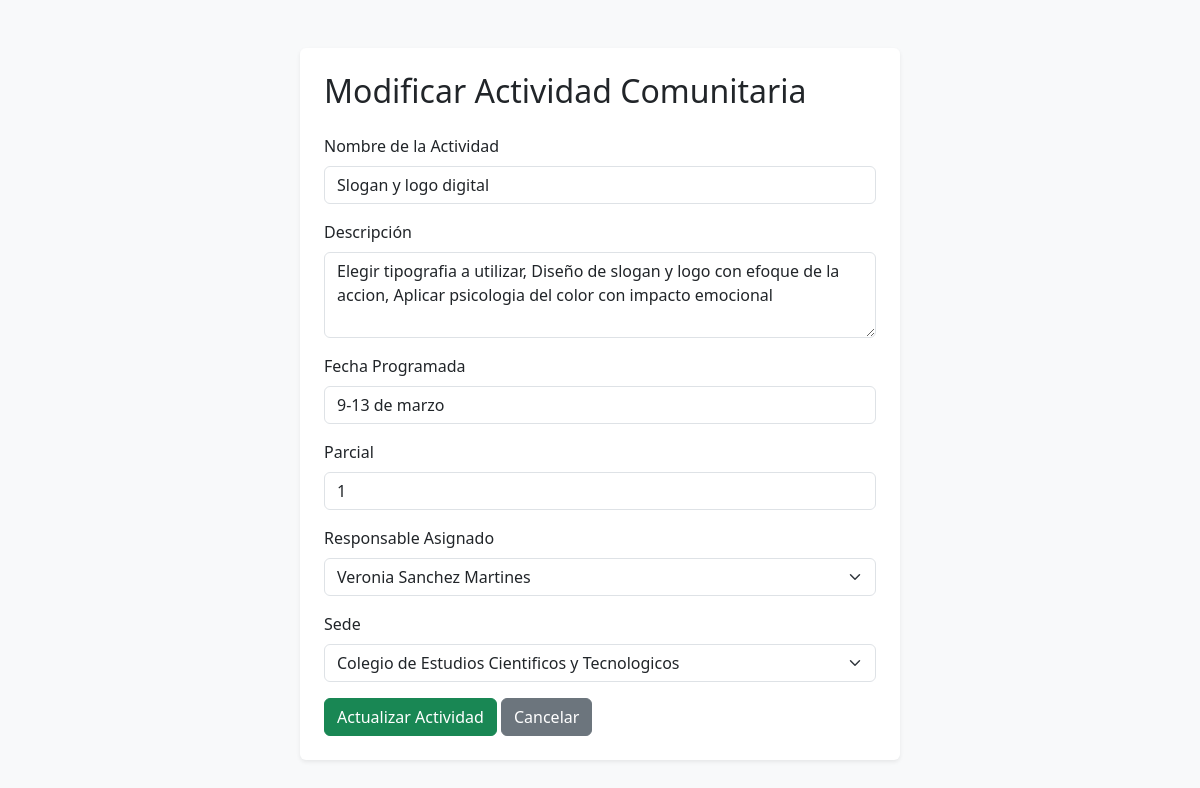
The page /actividades/editar/10 (signed in) on the database its author committed.
### tables this page shows
CREATE TABLE actividad (
        id_actividad INTEGER PRIMARY KEY AUTOINCREMENT,
        nombre_actividad TEXT NOT NULL,
        descripcion TEXT,
        fecha_programada TEXT NOT NULL,
        parcial TEXT NOT NULL,
        id_responsable INTEGER,
        id_sede INTEGER,
        estatus TEXT DEFAULT 'No empezado',
        FOREIGN KEY (id_sede) REFERENCES sede(id_sede),
        FOREIGN KEY (id_responsable) REFERENCES responsable(id_responsable)
    );

CREATE TABLE responsable (
        id_responsable INTEGER PRIMARY KEY AUTOINCREMENT,
        nombre_completo TEXT NOT NULL,
        titulo_profesional TEXT,
        cargo TEXT NOT NULL
    );

CREATE TABLE sede (
        id_sede INTEGER PRIMARY KEY AUTOINCREMENT,
        nombre_sede TEXT NOT NULL,
        ubicacion TEXT NOT NULL
    );

### app.py (the view, shortened to what this page needs)
@app.route("/actividades/editar/<int:id>", methods=["GET", "POST"])
def editar_actividad(id):
    if session.get('rol') not in ['admin', 'docente']: return redirect(url_for('dashboard'))
    conn = get_db_connection()
    actividad = conn.execute("SELECT * FROM actividad WHERE id_actividad=?", (id,)).fetchone()
    responsables = conn.execute("SELECT * FROM responsable").fetchall()
    sedes = conn.execute("SELECT * FROM sede").fetchall()
    conn.close()
    return render_template("editar_actividad.html", actividad=actividad, responsables=responsables, sedes=sedes)

### app.py (called while the page is built)
def get_db_connection():
    conn = sqlite3.connect(DATABASE)
    conn.row_factory = sqlite3.Row
    return conn

### templates/editar_actividad.html (shortened to what this page needs)
<!DOCTYPE html>
<html lang="es">
<head>
    <link rel="stylesheet" href="https://cdn.jsdelivr.net/npm/bootstrap@5.3.0/dist/css/bootstrap.min.css">
</head>
<body class="bg-light p-5">
    <div class="container bg-white p-4 rounded shadow-sm" style="max-width: 600px;">
        <h2 class="mb-4">Modificar Actividad Comunitaria</h2>
        <form method="POST">
            <div class="mb-3">
                <label class="form-label">Nombre de la Actividad</label>
                <input type="text" name="nombre_actividad" class="form-control" value="{{ actividad.nombre_actividad }}" required>
            </div>
            <div class="mb-3">
                <label class="form-label">Descripción</label>
                <textarea name="descripcion" class="form-control" rows="3">{{ actividad.descripcion }}</textarea>
            </div>
            <div class="mb-3">
                <label class="form-label">Fecha Programada</label>
                <input type="text" name="fecha_programada" class="form-control" value="{{ actividad.fecha_programada }}" required>
            </div>
            <div class="mb-3">
                <label class="form-label">Parcial</label>
                <input type="text" name="parcial" class="form-control" value="{{ actividad.parcial }}" required>
            </div>
            <div class="mb-3">
                <label class="form-label">Responsable Asignado</label>
                <select name="id_responsable" class="form-select">
                    {% for r in responsables %}
                    <option value="{{ r.id_responsable }}" {% if r.id_responsable == actividad.id_responsable %}selected{% endif %}>{{ r.nombre_completo }}</option>
                    {% endfor %}
                </select>
            </div>
            <div class="mb-3">
                <label class="form-label">Sede</label>
                <select name="id_sede" class="form-select">
                    {% for s in sedes %}
                    <option value="{{ s.id_sede }}" {% if s.id_sede == actividad.id_sede %}selected{% endif %}>{{ s.nombre_sede }}</option>
                    {% endfor %}
                </select>
            </div>
            <button type="submit" class="btn btn-success">Actualizar Actividad</button>
            <a href="{{ url_for('dashboard') }}" class="btn btn-secondary">Cancelar</a>
        </form>
    </div>
</body>
</html>

### rows shown on the page
actividad: nombre_actividad "Slogan y logo digital", descripcion "Elegir tipografia a utilizar, Diseño de slogan y logo con efoque de la accion, Aplicar psicologia del color con impacto emocional", fecha_programada "9-13 de marzo", parcial "1", id_responsable "Veronia Sanchez Martines", id_sede "Colegio de Estudios Cientificos y Tecnologicos"
